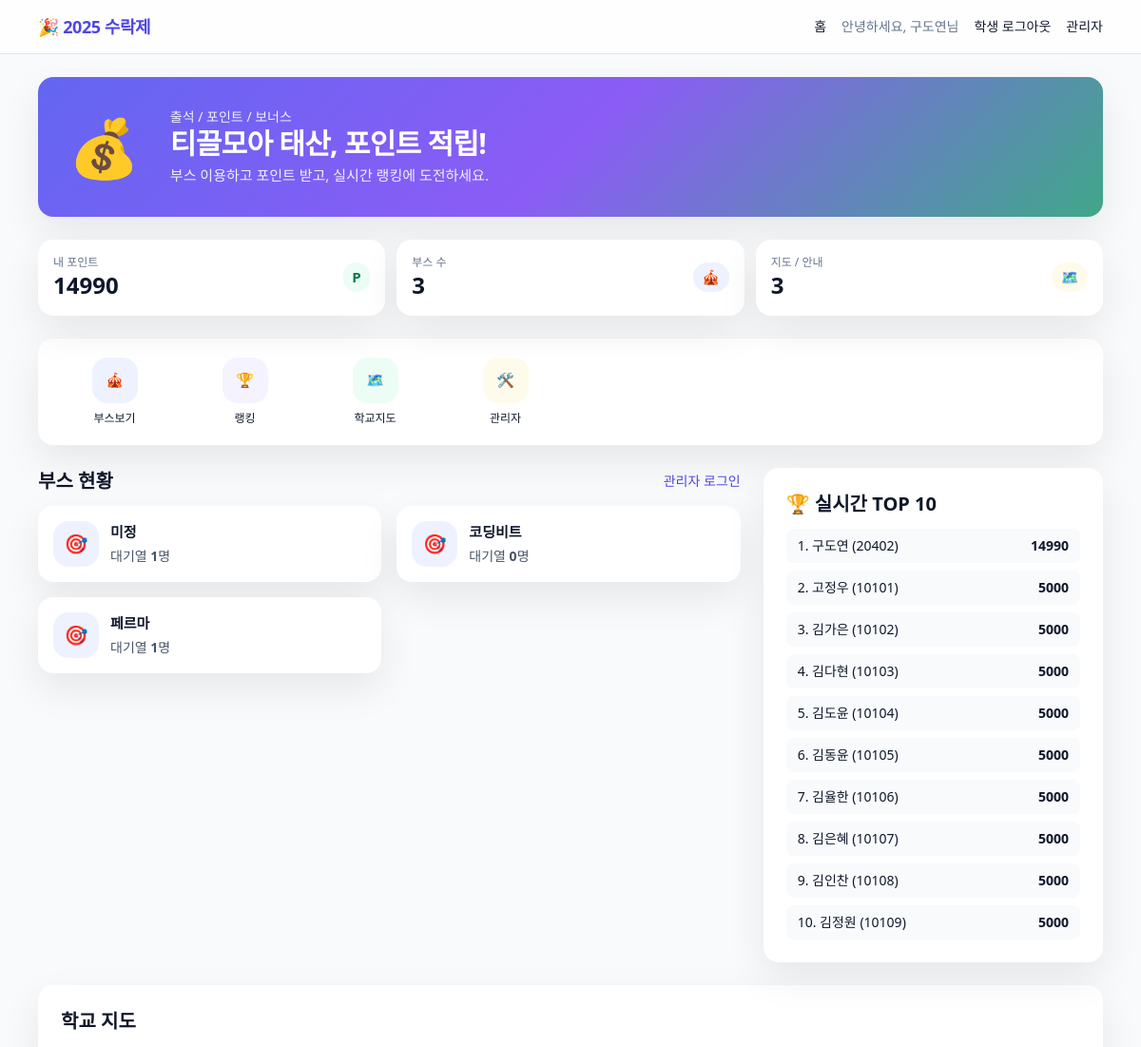
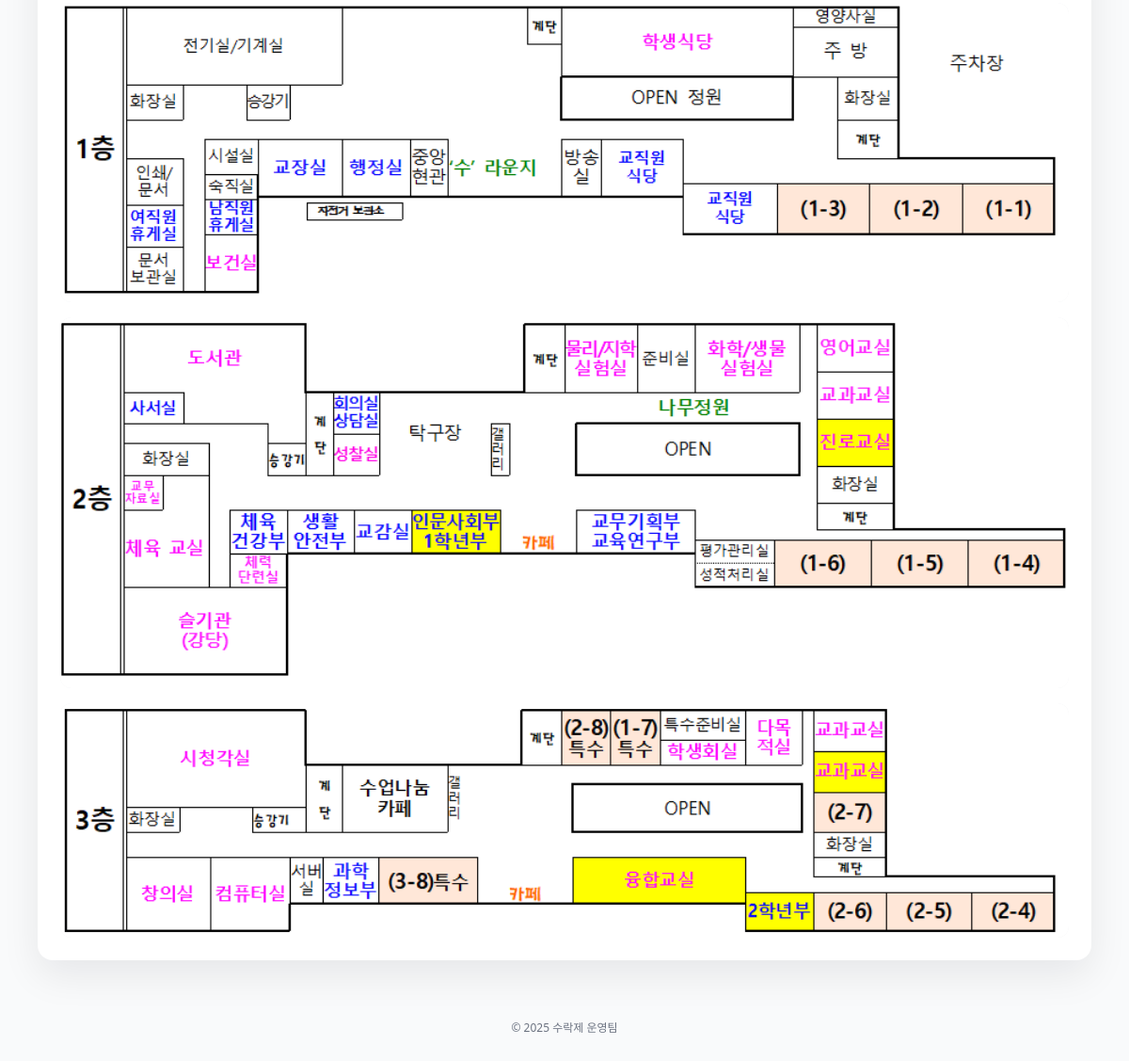
The page / (signed in) on the database its author committed (2 pictures, top to bottom).
### models.py (models this page shows, shortened)
class User(db.Model, UserMixin):
    __tablename__ = 'user'
    id = db.Column(db.Integer, primary_key=True)
    student_id = db.Column(db.String(32), unique=True, nullable=True)  # only for students
    name = db.Column(db.String(120), nullable=False)
    role = db.Column(db.String(20), default='student')  # 'student', 'admin', 'superadmin'
    qr_token = db.Column(db.String(64), unique=True, index=True)  # for students
    points = db.Column(db.Integer, default=0)
    password_hash = db.Column(db.String(255))
    created_at = db.Column(db.DateTime, default=datetime.utcnow)

class Booth(db.Model):
    __tablename__ = 'booth'
    id = db.Column(db.Integer, primary_key=True)
    name = db.Column(db.String(120), unique=True, nullable=False)
    description = db.Column(db.Text, default='')
    image_path = db.Column(db.String(255))
    queue_length = db.Column(db.Integer, default=0)  # 대기명단 길이를 동기화해서 보관
    admin_id = db.Column(db.Integer, db.ForeignKey('user.id'))
    admin = db.relationship('User', foreign_keys=[admin_id])

class MapImage(db.Model):
    __tablename__ = 'map_image'
    id = db.Column(db.Integer, primary_key=True)
    filename = db.Column(db.String(255), nullable=False)
    sort_order = db.Column(db.Integer, default=0)
    created_at = db.Column(db.DateTime, default=datetime.utcnow)

### app.py (the view)
@app.route('/')
def index():
    booths = Booth.query.order_by(Booth.name.asc()).all()
    top10 = User.query.filter(User.role == 'student').order_by(User.points.desc()).limit(10).all()
    maps = MapImage.query.order_by(MapImage.sort_order.asc(), MapImage.id.asc()).all()
    return render_template('index.html', booths=booths, top10=top10, maps=maps)

### app.py (called while the page is built)
@login_manager.user_loader
def load_user(user_id):
    return db.session.get(User, int(user_id))

### templates/index.html (shortened to what this page needs)
{% extends 'base.html' %}
{% block content %}
<section class="nx-card nx-gradient text-white p-6 md:p-8 mb-6">
  <div class="flex items-center gap-4 md:gap-8">
    <div class="shrink-0 text-5xl md:text-6xl">💰</div>
    <div>
      <div class="text-xs md:text-sm opacity-90">출석 / 포인트 / 보너스</div>
      <h2 class="text-2xl md:text-3xl font-extrabold tracking-tight">티끌모아 태산, 포인트 적립!</h2>
      <p class="opacity-90 mt-1">부스 이용하고 포인트 받고, 실시간 랭킹에 도전하세요.</p>
    </div>
  </div>
</section>
<section class="grid md:grid-cols-3 gap-3 mb-6">
  <div class="nx-card bg-white p-4 flex items-center justify-between">
    <div>
      <div class="text-xs text-slate-500">내 포인트</div>
      <div class="text-2xl font-extrabold">
        {% if current_user.is_authenticated and current_user.role == 'student' %}
          {{ current_user.points or 0 }}
        {% else %}—
        {% endif %}
      </div>
    </div>
    <span class="pill bg-emerald-50 text-emerald-700">P</span>
  </div>
  <div class="nx-card bg-white p-4 flex items-center justify-between">
    <div>
      <div class="text-xs text-slate-500">부스 수</div>
      <div class="text-2xl font-extrabold">{{ booths|length }}</div>
    </div>
    <span class="pill bg-indigo-50 text-indigo-700">🎪</span>
  </div>
  <div class="nx-card bg-white p-4 flex items-center justify-between">
    <div>
      <div class="text-xs text-slate-500">지도 / 안내</div>
      <div class="text-2xl font-extrabold">{{ maps|length }}</div>
    </div>
    <span class="pill bg-amber-50 text-amber-700">🗺️</span>
  </div>
</section>
<section class="nx-card bg-white p-5 mb-6">
  <div class="grid grid-cols-4 md:grid-cols-8 gap-4 text-center">
    <a href="#booths" class="flex flex-col items-center gap-2">
      <div class="w-12 h-12 rounded-2xl bg-indigo-50 flex items-center justify-center">🎪</div>
      <div class="text-xs">부스보기</div>
    </a>
    <a href="#leader" class="flex flex-col items-center gap-2">
      <div class="w-12 h-12 rounded-2xl bg-violet-50 flex items-center justify-center">🏆</div>
      <div class="text-xs">랭킹</div>
    </a>
    <a href="#maps" class="flex flex-col items-center gap-2">
      <div class="w-12 h-12 rounded-2xl bg-emerald-50 flex items-center justify-center">🗺️</div>
      <div class="text-xs">학교지도</div>
    </a>
    <a href="{{ url_for('admin_login') }}" class="flex flex-col items-center gap-2">
      <div class="w-12 h-12 rounded-2xl bg-amber-50 flex items-center justify-center">🛠️</div>
      <div class="text-xs">관리자</div>
    </a>
  </div>
</section>
<div class="grid md:grid-cols-3 gap-6">
  <section id="booths" class="md:col-span-2">
    <div class="flex items-center justify-between mb-3">
      <h3 class="text-xl font-extrabold">부스 현황</h3>
      <a href="{{ url_for('admin_login') }}" class="text-sm text-indigo-600 hover:underline">관리자 로그인</a>
    </div>
    <div id="booth-list" class="grid md:grid-cols-2 gap-4">
      {% for b in booths %}
      <a href="{{ url_for('booth_page', booth_id=b.id) }}" class="block bg-white nx-card p-4 hover:shadow-xl transition">
        <div class="flex items-center gap-3">
          <div class="w-12 h-12 rounded-2xl bg-indigo-50 flex items-center justify-center text-xl">🎯</div>
          <div class="min-w-0">
            <div class="font-semibold truncate">{{ b.name }}</div>
            <div class="text-sm text-slate-600 mt-1">대기열 <span id="q-{{ b.id }}" class="font-bold">{{ b.queue_length }}</span>명</div>
          </div>
        </div>
      </a>
      {% endfor %}
    </div>
  </section>
  <aside id="leader" class="nx-card bg-white p-6">
    <h3 class="text-xl font-extrabold mb-3">🏆 실시간 TOP 10</h3>
    <ol id="top10" class="space-y-2">
      {% for u in top10 %}
      <li class="flex justify-between text-sm bg-slate-50 rounded-lg px-3 py-2">
        <span class="truncate">{{ loop.index }}. {{ u.name }} ({{ u.student_id }})</span>
        <span class="font-bold">{{ u.points }}</span>
      </li>
      {% endfor %}
    </ol>
  </aside>
</div>
<section id="maps" class="nx-card bg-white p-6 mt-6">
  <h3 class="text-xl font-extrabold mb-4">학교 지도</h3>
  {% if maps|length == 0 %}
    <div class="text-sm text-slate-500">관리자에서 이미지를 추가하세요.</div>
  {% else %}
    <div class="space-y-4">
      {% for m in maps %}
      <a href="{{ url_for('uploaded_file', filename=m.filename) }}" target="_blank" class="block">
        <img src="{{ url_for('uploaded_file', filename=m.filename) }}"
             alt="학교 지도 {{ loop.index }}"
             class="w-full rounded-xl object-contain max-h-[70vh] bg-gray-100">
      </a>
      {% endfor %}
    </div>
  {% endif %}
</section>
{% endblock %}

### templates/base.html (shortened to what this page needs)
<!doctype html>
<html lang="ko">
<head>
  <script src="https://cdn.tailwindcss.com"></script>
</head>
<body class="bg-gray-50 text-[15px] text-slate-900">
  <header class="sticky top-0 z-40 backdrop-blur bg-white/80 border-b">
    <div class="max-w-6xl mx-auto px-4 h-14 flex items-center justify-between">
      <a href="{{ url_for('index') }}" class="font-extrabold tracking-tight text-[18px] text-indigo-600 hover:opacity-90">🎉 2025 수락제</a>
      <nav class="hidden md:flex items-center gap-4 text-sm">
        <a class="hover:text-indigo-600" href="{{ url_for('index') }}">홈</a>
        {% if current_user.is_authenticated and current_user.role == 'student' %}
          <span class="text-slate-500">안녕하세요, {{ current_user.name }}님</span>
          <a class="hover:text-indigo-600" href="{{ url_for('student_logout') }}">학생 로그아웃</a>
        {% else %}
          <a class="hover:text-indigo-600" href="{{ url_for('student_login') }}">학생 로그인</a>
        {% endif %}
        <a class="hover:text-indigo-600" href="{{ url_for('admin_login') }}">관리자</a>
      </nav>
    </div>
  </header>
  <main class="max-w-6xl mx-auto px-4 py-6 safe-pad">
    {% block content %}{% endblock %}
  </main>
  <footer class="text-center text-xs text-gray-500 py-10">© 2025 수락제 운영팀</footer>
</body>
</html>

### templates/base.html (style rules this page uses)
:root { --brand-1:#6e6bff; --brand-2:#8b5cf6; --brand-3:#22c55e; --brand-4:#f59e0b; --ink:#0f172a; }
body { font-family: ui-sans-serif, system-ui, -apple-system, 'Segoe UI', Roboto, 'Helvetica Neue', Arial, 'Noto Sans', 'Apple SD Gothic Neo', 'Pretendard', 'Malgun Gothic', sans-serif; }
.nx-card { border-radius: 1rem; box-shadow: 0 16px 40px rgba(2,6,23,.08); }
.nx-gradient { background: linear-gradient(135deg, #6366f1 0%, #8b5cf6 50%, #22c55e 120%); }
.pill { border-radius: 999px; padding:.25rem .6rem; font-weight:600; }
.safe-pad { padding-bottom: 90px; }

### rows shown on the page
User: name "구도연", points "14990", student_id "20402"
Booth: name "미정", queue_length "1"
Booth: name "코딩비트", queue_length "0"
Booth: name "페르마", queue_length "1"
User: name "고정우", student_id "10101", points "5000"
User: name "김가은", student_id "10102", points "5000"
User: name "김다현", student_id "10103", points "5000"
User: name "김도윤", student_id "10104", points "5000"
User: name "김동윤", student_id "10105", points "5000"
User: name "김율한", student_id "10106", points "5000"
User: name "김은혜", student_id "10107", points "5000"
User: name "김인찬", student_id "10108", points "5000"
User: name "김정원", student_id "10109", points "5000"
MapImage: filename (picture)
MapImage: filename (picture)
MapImage: filename (picture)

### other values the page prints
{{ booths|length }} "3"
{{ maps|length }} "3"
